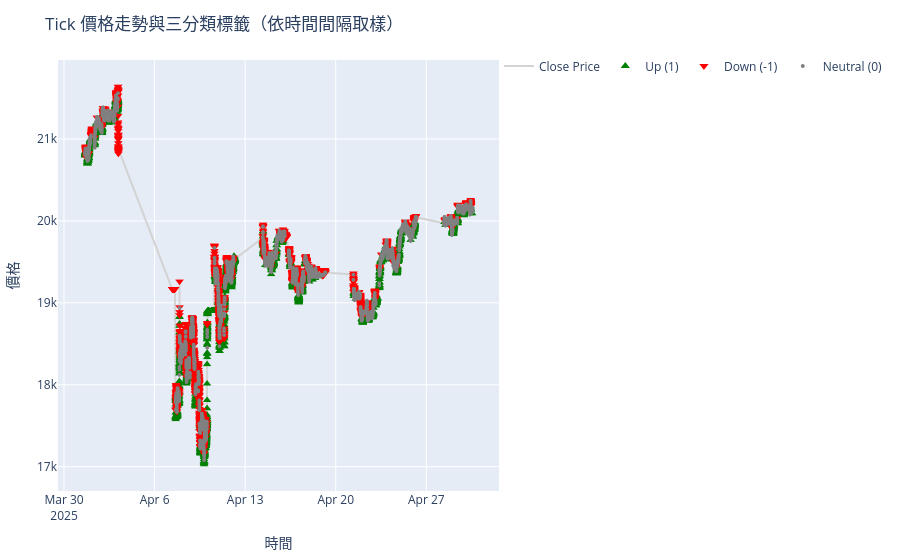

The notebook cell saved with this chart:
### Code cell
import plotly.graph_objects as go

# 假設df已經有index是datetime且有'close', 'label'

# 依時間重採樣，取每5分鐘的第一筆資料
df_resampled = df.resample('1min').first().dropna()

fig = go.Figure()

# 價格線（重採樣後）
fig.add_trace(go.Scatter(
    x=df_resampled.index,
    y=df_resampled['close'],
    mode='lines',
    name='Close Price',
    line=dict(color='lightgray'),
    hovertemplate='時間: %{x}<br>價格: %{y:.2f}<extra></extra>'
))

# 挑出三類標籤的點（重採樣後）
up_df = df_resampled[df_resampled['label'] == 1]
down_df = df_resampled[df_resampled['label'] == -1]
neu_df = df_resampled[df_resampled['label'] == 0]

# 標籤1：向上三角形，綠色
fig.add_trace(go.Scattergl(
    x=up_df.index, y=up_df['close'],
    mode='markers',
    name='Up (1)',
    marker=dict(symbol='triangle-up', color='green', size=8),
    hovertemplate='時間: %{x}<br>價格: %{y:.2f}<extra></extra>'
))

# 標籤-1：向下三角形，紅色
fig.add_trace(go.Scattergl(
    x=down_df.index, y=down_df['close'],
    mode='markers',
    name='Down (-1)',
    marker=dict(symbol='triangle-down', color='red', size=8),
    hovertemplate='時間: %{x}<br>價格: %{y:.2f}<extra></extra>'
))

# 標籤0：圓點，灰色
fig.add_trace(go.Scattergl(
    x=neu_df.index, y=neu_df['close'],
    mode='markers',
    name='Neutral (0)',
    marker=dict(symbol='circle', color='gray', size=4),
    hovertemplate='時間: %{x}<br>價格: %{y:.2f}<extra></extra>'
))

fig.update_layout(
    title='Tick 價格走勢與三分類標籤（依時間間隔取樣）',
    xaxis_title='時間',
    yaxis_title='價格',
    legend=dict(orientation='h', y=1.02, x=1),
    hovermode='x unified',
    margin=dict(l=40, r=20, t=60, b=40)
)

fig.show()
print(df['label'].value_counts())
df_resampled.to_parquet('../data/processed/ticks_2025-0527_with_features.parquet', index=False)
len(df_resampled)

### Figure 1 — Plotly figure (JSON) as saved in the notebook; plotly's stock layout.template omitted (floating-point values rounded to 4 significant figures; data arrays with more than 128 entries replaced by an {"elided": "..."} marker saying what was removed)
{"data": [{"hovertemplate": "時間: %{x}<br>價格: %{y:.2f}<extra></extra>", "line": {"color": "lightgray"}, "mode": "lines", "name": "Close Price", "type": "scatter", "x": {"elided": "22480 str values"}, "y": {"elided": "22480 float values"}}, {"hovertemplate": "時間: %{x}<br>價格: %{y:.2f}<extra></extra>", "marker": {"color": "green", "size": 8, "symbol": "triangle-up"}, "mode": "markers", "name": "Up (1)", "type": "scattergl", "x": {"elided": "4691 str values"}, "y": {"elided": "4691 float values"}}, {"hovertemplate": "時間: %{x}<br>價格: %{y:.2f}<extra></extra>", "marker": {"color": "red", "size": 8, "symbol": "triangle-down"}, "mode": "markers", "name": "Down (-1)", "type": "scattergl", "x": {"elided": "4622 str values"}, "y": {"elided": "4622 float values"}}, {"hovertemplate": "時間: %{x}<br>價格: %{y:.2f}<extra></extra>", "marker": {"color": "gray", "size": 4, "symbol": "circle"}, "mode": "markers", "name": "Neutral (0)", "type": "scattergl", "x": {"elided": "13167 str values"}, "y": {"elided": "13167 float values"}}], "layout": {"hovermode": "x unified", "legend": {"orientation": "h", "x": 1, "y": 1.02}, "margin": {"b": 40, "l": 40, "r": 20, "t": 60}, "title": {"text": "Tick 價格走勢與三分類標籤（依時間間隔取樣）"}, "xaxis": {"title": {"text": "時間"}}, "yaxis": {"title": {"text": "價格"}}}}
